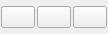
<ui version="4.0" >
 <class>EditTableActionWidget</class>
 <widget class="QWidget" name="EditTableActionWidget" >
  <property name="geometry" >
   <rect>
    <x>0</x>
    <y>0</y>
    <width>108</width>
    <height>34</height>
   </rect>
  </property>
  <property name="sizePolicy" >
   <sizepolicy vsizetype="Fixed" hsizetype="Minimum" >
    <horstretch>0</horstretch>
    <verstretch>0</verstretch>
   </sizepolicy>
  </property>
  <property name="minimumSize" >
   <size>
    <width>100</width>
    <height>32</height>
   </size>
  </property>
  <property name="windowTitle" >
   <string>Feature Collection Actions</string>
  </property>
  <layout class="QHBoxLayout" >
   <property name="spacing" >
    <number>2</number>
   </property>
   <property name="leftMargin" >
    <number>1</number>
   </property>
   <property name="topMargin" >
    <number>1</number>
   </property>
   <property name="rightMargin" >
    <number>1</number>
   </property>
   <property name="bottomMargin" >
    <number>1</number>
   </property>
   <item>
    <widget class="QPushButton" name="button_insert_above" >
     <property name="toolTip" >
      <string>Insert a new point above this one</string>
     </property>
     <property name="text" >
      <string/>
     </property>
     <property name="icon" >
      <iconset resource="../qt-resources/qt_widgets.qrc" >:/gnome_go_top_22.png</iconset>
     </property>
     <property name="iconSize" >
      <size>
       <width>22</width>
       <height>22</height>
      </size>
     </property>
     <property name="flat" >
      <bool>false</bool>
     </property>
    </widget>
   </item>
   <item>
    <widget class="QPushButton" name="button_insert_below" >
     <property name="toolTip" >
      <string>Insert a new point below this one</string>
     </property>
     <property name="text" >
      <string/>
     </property>
     <property name="icon" >
      <iconset resource="../qt-resources/qt_widgets.qrc" >:/gnome_go_bottom_22.png</iconset>
     </property>
     <property name="iconSize" >
      <size>
       <width>22</width>
       <height>22</height>
      </size>
     </property>
     <property name="flat" >
      <bool>false</bool>
     </property>
    </widget>
   </item>
   <item>
    <widget class="QPushButton" name="button_delete" >
     <property name="toolTip" >
      <string>Delete this point</string>
     </property>
     <property name="text" >
      <string/>
     </property>
     <property name="icon" >
      <iconset resource="../qt-resources/qt_widgets.qrc" >:/tango_emblem_unreadable_22.png</iconset>
     </property>
     <property name="iconSize" >
      <size>
       <width>22</width>
       <height>22</height>
      </size>
     </property>
     <property name="flat" >
      <bool>false</bool>
     </property>
    </widget>
   </item>
  </layout>
 </widget>
 <resources>
  <include location="../qt-resources/qt_widgets.qrc" />
 </resources>
 <connections/>
</ui>
